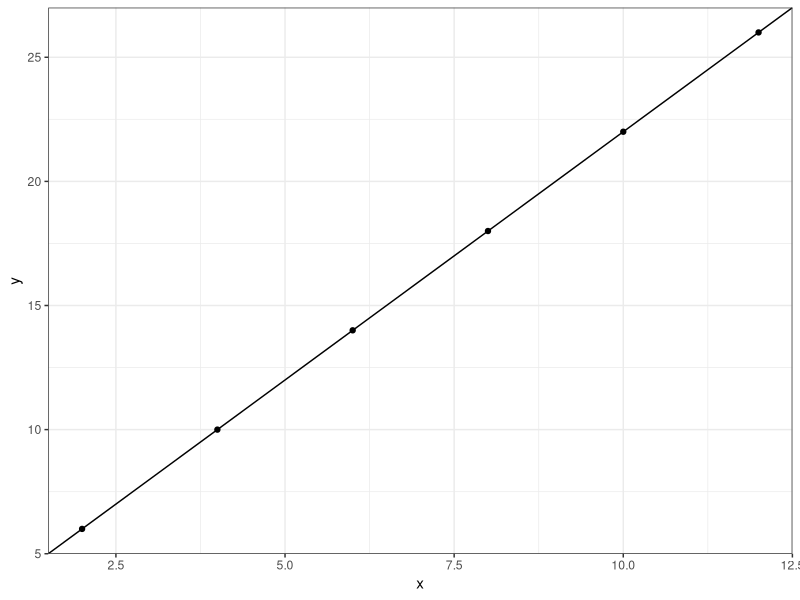
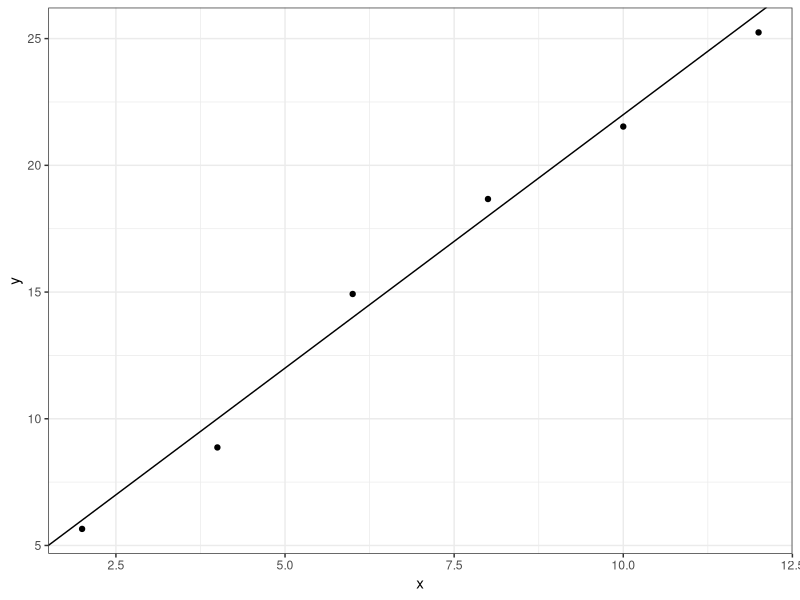
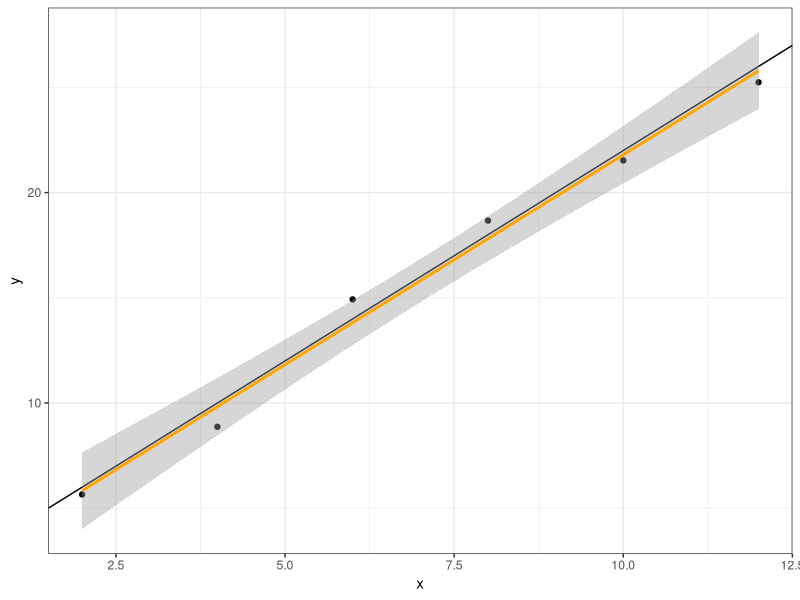
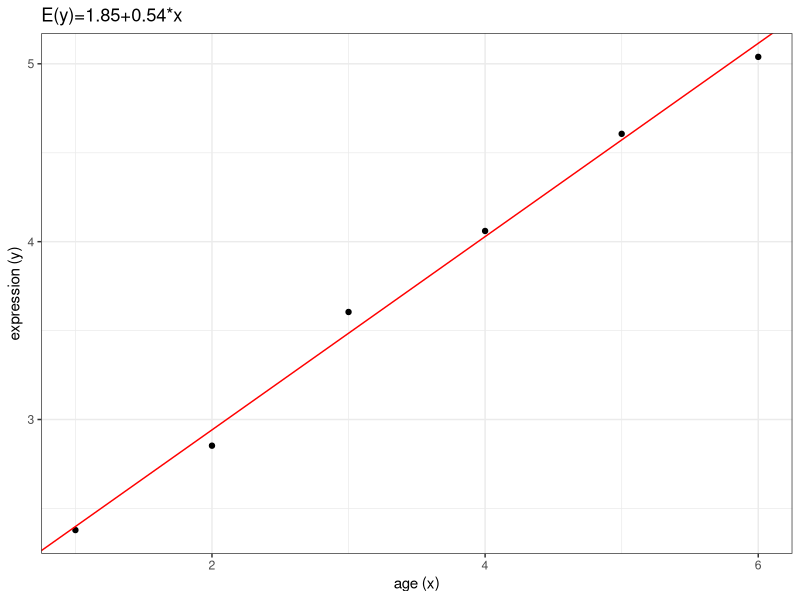
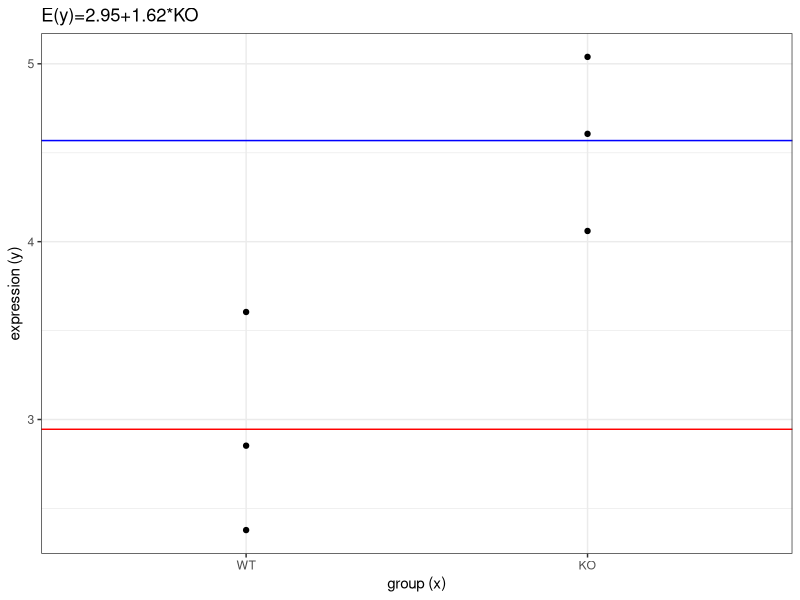
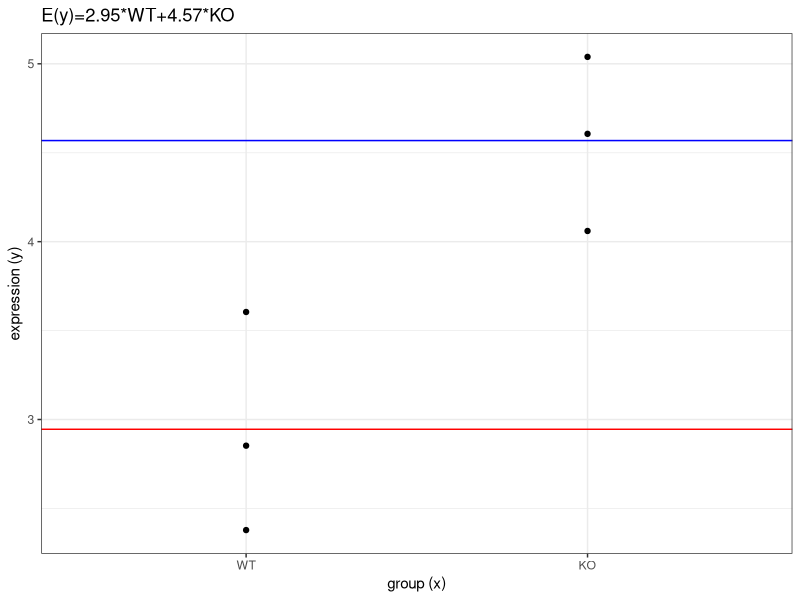
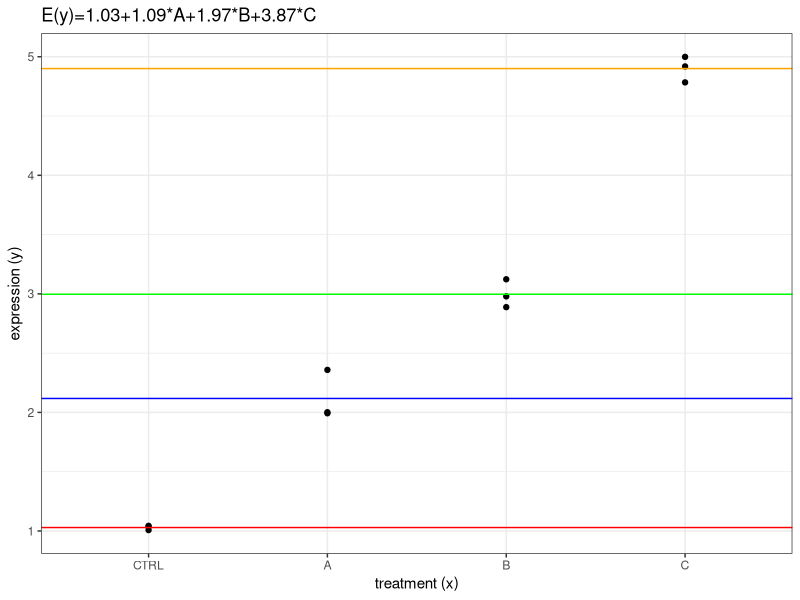
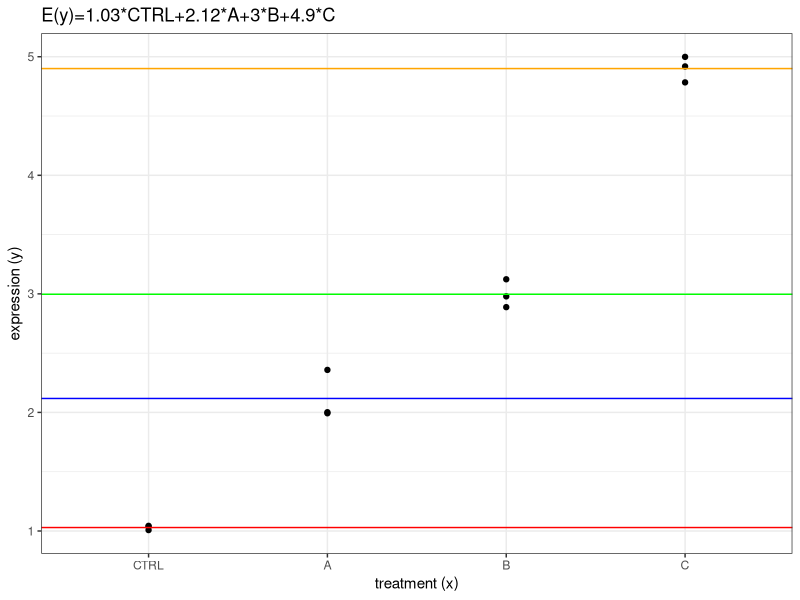

Write R code to recreate these figures, in order.
## ---- chunk 1
#| output: false
library(tidyverse)
library(magrittr)
library(broom)
library(marginaleffects)
library(limma)

theme_set(theme_bw())
## ---- chunk 2
set.seed(1981)

a = 2
b = 2
x = seq(2, 12, by = 2)
y = a + b * x
data = tibble(x, y)
data
## ---- chunk 3
ggplot(data, aes(x = x, y = y)) +
  geom_point() +
  geom_abline(intercept = a, slope = b)
## ---- chunk 4
y = a + b * x + rnorm(n = length(x), sd = 1)
data = tibble(x, y)
data
## ---- chunk 5
ggplot(data, aes(x = x, y = y)) +
  geom_point() +
  geom_abline(intercept = a, slope = b)
## ---- chunk 6
(design = model.matrix(y ~ 1 + x, data))
## ---- chunk 7
fit = lm(y ~ 1 + x, data)
tidy(fit)
## ---- chunk 8
#| message: false
ggplot(data, aes(x = x, y = y)) +
  geom_point() +
  geom_abline(intercept = a, slope = b) +
  geom_smooth(method = "lm", color = "orange")
## ---- chunk 9
set.seed(20190429)

mouse = paste0("MOUSE", 1:6)
age = c(1,2,3,4,5,6)
expression = 2 + 0.5 * age + rnorm(n = 6, sd = 0.1)
data = tibble(mouse, expression, age)
data
## ---- chunk 10
(design = model.matrix(expression ~ 1 + age, data))
## ---- chunk 11
fit = lm(expression ~ 1 + age, data)
tidy(fit)
## ---- chunk 12
model.name = paste0("E(y)=", round(fit$coef[1],2), "+", round(fit$coef[2],2), "*x")

ggplot(data, aes(y = expression, x = age)) +
  geom_point() +
  geom_abline(intercept = fit$coef[1],
              slope = fit$coef[2],
              color = "red") +
  labs(title = model.name,
       y = "expression (y)",
       x = "age (x)")
## ---- chunk 13
group = fct_relevel(rep(c("WT", "KO"), each = 3), "WT")
data = tibble(mouse, expression, group)
data
## ---- chunk 14
(design = model.matrix(expression ~ 1 + group, data))
## ---- chunk 15
fit = lm(expression ~ 1 + group, data)
tidy(fit)
## ---- chunk 16
model.name = paste0("E(y)=", round(fit$coef[1],2), "+", round(fit$coef[2],2), "*KO")

ggplot(data, aes(y = expression, x = group)) +
  geom_point() +
  geom_hline(yintercept = fit$coef[1],
             color = "red") +
  geom_hline(yintercept = fit$coef[1] + fit$coef[2],
             color = "blue") +
  labs(title = model.name,
       y = "expression (y)",
       x = "group (x)")
## ---- chunk 17
(design = model.matrix(expression ~ 0 + group, data))
## ---- chunk 18
fit = lm(expression ~ 0 + group, data)
tidy(fit)
## ---- chunk 19
model.name = paste0("E(y)=", round(fit$coef[1],2), "*WT", "+", round(fit$coef[2],2), "*KO")

ggplot(data, aes(y = expression, x = group)) +
  geom_point() +
  geom_hline(yintercept = fit$coef[1],
             color = "red") +
  geom_hline(yintercept = fit$coef[2],
             color = "blue") +
  labs(title = model.name,
       y = "expression (y)",
       x = "group (x)")
## ---- chunk 20
makeContrasts(groupKO - groupWT, levels=colnames(design))
## ---- chunk 21
treatment = as_factor(rep(c("CTRL", "A", "B", "C"), each=3))
n = length(treatment)
expression = rep(c(0,1,2,4), each=3) + 1
expression = expression + rnorm(n, sd=0.1)
mouse = paste0("MOUSE", 1:n)
data = tibble(expression, mouse, treatment)
data
## ---- chunk 22
(design = model.matrix(expression ~ 1 + treatment, data))
## ---- chunk 23
fit = lm(expression ~ 1 + treatment, data)
tidy(fit)
## ---- chunk 24
avg_comparisons(fit, df = insight::get_df(fit))
## ---- chunk 25
model.name = paste0("E(y)=", round(fit$coef[1],2), "+", round(fit$coef[2],2), "*A", "+", round(fit$coef[3],2), "*B", "+", round(fit$coef[4],2), "*C")

ggplot(data, aes(y = expression, x = treatment)) +
  geom_point() +
  geom_hline(yintercept = fit$coef[1],
             color = "red") +
  geom_hline(yintercept = fit$coef[1] + fit$coef[2],
             color = "blue") +
  geom_hline(yintercept = fit$coef[1] + fit$coef[3],
             color = "green") +
  geom_hline(yintercept = fit$coef[1] + fit$coef[4],
             color = "orange") +
  labs(title = model.name,
       y = "expression (y)",
       x = "treatment (x)")
## ---- chunk 26
(design = model.matrix(expression ~ 0 + treatment, data))
## ---- chunk 27
fit = lm(expression ~ 0 + treatment, data)
tidy(fit)
## ---- chunk 28
avg_comparisons(fit, df = insight::get_df(fit))
## ---- chunk 29
model.name = paste0("E(y)=", round(fit$coef[1],2), "*CTRL", "+", round(fit$coef[2],2), "*A", "+", round(fit$coef[3],2), "*B", "+", round(fit$coef[4],2), "*C")

ggplot(data, aes(y = expression, x = treatment)) +
  geom_point() +
  geom_hline(yintercept = fit$coef[1],
             color = "red") +
  geom_hline(yintercept = fit$coef[2],
             color = "blue") +
  geom_hline(yintercept = fit$coef[3],
             color = "green") +
  geom_hline(yintercept = fit$coef[4],
             color = "orange") +
  labs(title = model.name,
       y = "expression (y)",
       x = "treatment (x)")
## ---- chunk 30
contrasts = makeContrasts(
  treatmentA-treatmentCTRL,
  treatmentB-treatmentCTRL, 
  treatmentC-treatmentCTRL,
  levels=colnames(design))

colnames(contrasts) <- abbreviate(colnames(contrasts))

contrasts
## ---- chunk 31
makeContrasts((treatmentA + treatmentB + treatmentC)/3 - treatmentCTRL, levels=colnames(design))
## ---- chunk 32
avg_comparisons(fit)
avg_comparisons(fit, hypothesis = "b3 = b1 + b2", df = insight::get_df(fit))
avg_comparisons(fit, hypothesis = "b3 - b1 - b2 = 0", df = insight::get_df(fit))
## ---- chunk 33
treat1 <- as_factor(c(0,0,0,1,1,1,0,0,0,1,1,1))
treat2 <- as_factor(c(0,0,0,0,0,0,1,1,1,1,1,1))
levels(treat1) = levels(treat2) = c("NO", "YES")
data = tibble(mouse, expression, treat1, treat2)
data
## ---- chunk 34
(design = model.matrix(expression ~ treat1 * treat2, data))
## ---- chunk 35
fit = lm(expression ~ treat1 * treat2, data)
tidy(fit)
## ---- chunk 36
avg_comparisons(fit, df = insight::get_df(fit))
## ---- chunk 37
(design = model.matrix(expression ~ treat1 + treat2, data))
## ---- chunk 38
fit = lm(expression ~ treat1 + treat2, data)
tidy(fit)
## ---- chunk 39
avg_comparisons(fit, df = insight::get_df(fit))
## ---- chunk 40
tissue = treat1
levels(tissue) = c("LUNG", "BRAIN")
cells = treat2
levels(cells) = c("B", "T")
treatment = paste(tissue, cells, sep=":")
treatment = as_factor(treatment)
data = tibble(mouse, expression, tissue, cells, treatment)
data
## ---- chunk 41
(design = model.matrix(expression ~ 0 + treatment, data))
## ---- chunk 42
fit = lm(expression ~ 0 + treatment, data)
tidy(fit)
## ---- chunk 43
avg_comparisons(fit, df = insight::get_df(fit))
## ---- chunk 44
treatment = as_factor(rep(LETTERS[1:4], each=3))
lane = rep(c("L1", "L2"), c(6,6))
lane = as_factor(sample(lane, length(treatment), replace=FALSE))
technician = c("I", "II")
technician = as_factor(sample(technician, length(treatment), replace=TRUE))
data = tibble(mouse, expression, treatment, lane, technician)
data
## ---- chunk 45
(design = model.matrix(expression ~ 0 + treatment + lane + technician, data))
## ---- chunk 46
fit = lm(expression ~ 0 + treatment + lane + technician, data)
tidy(fit)
## ---- chunk 47
avg_predictions(fit, variables = c("treatment"), df = insight::get_df(fit))
## ---- chunk 48
avg_comparisons(fit, variables = c("treatment"), df = insight::get_df(fit))
## ---- chunk 49
makeContrasts(treatmentA - treatmentB, levels=colnames(design))
## ---- chunk 50
sessionInfo()
